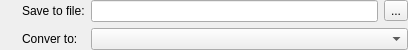
<?xml version="1.0" encoding="UTF-8"?>
<ui version="4.0">
 <class>AprImportWidget</class>
 <widget class="QWidget" name="AprImportWidget">
  <property name="geometry">
   <rect>
    <x>0</x>
    <y>0</y>
    <width>408</width>
    <height>50</height>
   </rect>
  </property>
  <property name="windowTitle">
   <string>Form</string>
  </property>
  <layout class="QHBoxLayout" name="horizontalLayout_2">
   <property name="spacing">
    <number>0</number>
   </property>
   <property name="sizeConstraint">
    <enum>QLayout::SetMinAndMaxSize</enum>
   </property>
   <property name="leftMargin">
    <number>0</number>
   </property>
   <property name="topMargin">
    <number>0</number>
   </property>
   <property name="rightMargin">
    <number>0</number>
   </property>
   <property name="bottomMargin">
    <number>0</number>
   </property>
   <item>
    <layout class="QHBoxLayout" name="horizontalLayout">
     <property name="spacing">
      <number>6</number>
     </property>
     <property name="sizeConstraint">
      <enum>QLayout::SetMinAndMaxSize</enum>
     </property>
     <property name="leftMargin">
      <number>20</number>
     </property>
     <item>
      <layout class="QVBoxLayout" name="verticalLayout_2">
       <property name="spacing">
        <number>6</number>
       </property>
       <property name="sizeConstraint">
        <enum>QLayout::SetMinAndMaxSize</enum>
       </property>
       <property name="leftMargin">
        <number>2</number>
       </property>
       <property name="topMargin">
        <number>0</number>
       </property>
       <item>
        <widget class="QLabel" name="label_2">
         <property name="text">
          <string>Save to file:</string>
         </property>
        </widget>
       </item>
       <item>
        <widget class="QLabel" name="label_3">
         <property name="text">
          <string>Conver to:</string>
         </property>
        </widget>
       </item>
      </layout>
     </item>
     <item>
      <layout class="QGridLayout" name="gridLayout">
       <property name="sizeConstraint">
        <enum>QLayout::SetMinAndMaxSize</enum>
       </property>
       <item row="0" column="0">
        <widget class="QLineEdit" name="fileNameEdit"/>
       </item>
       <item row="0" column="1">
        <widget class="QToolButton" name="browseButton">
         <property name="text">
          <string>...</string>
         </property>
        </widget>
       </item>
       <item row="1" column="0" colspan="2">
        <widget class="QComboBox" name="formatCombo"/>
       </item>
      </layout>
     </item>
    </layout>
   </item>
  </layout>
 </widget>
 <resources/>
 <connections/>
</ui>
